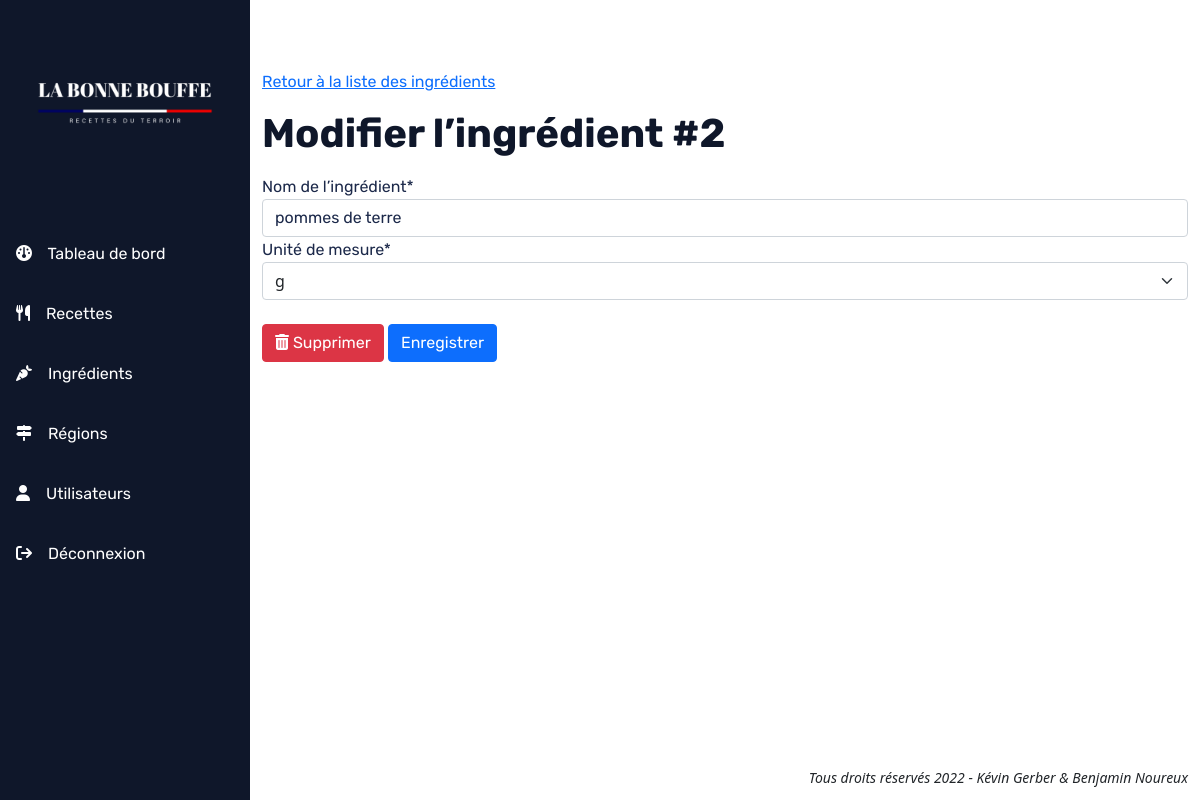
Screenshot of /index.php?p=ingredient&action=edit&id=2 (signed in) with the database file from the repository.
### tables this page shows
CREATE TABLE `Ingredient` (
  `id` int NOT NULL,
  `nom` varchar(50) NOT NULL,
  `uniteMesure` enum('g','kg','cl','l','cac','cas','pincée') NOT NULL
);

### src/controller/IngredientController.php (called while the page is built, shortened)
<?php
class IngredientController
{
    private static string $tableName = 'Ingredient';
    public static function edit(string $id): void
    {
        $manager = new IngredientManager();
        $ingredient = $manager->getOne(intval($id), IngredientController::$tableName);
        require_once './src/view/ingredients/edit-ingredient.php';
    }
}

### src/model/manager/EntityManager.php (called while the page is built, shortened)
<?php
require_once './src/model/entity/Ingredient.php';
class EntityManager
{
    public function getOne(int $id, string $entityName)
    {
        $bdd = DbManager::DBConnect();
        $sql = 'SELECT * FROM ' . htmlentities($entityName) . ' WHERE id = ' . htmlentities($id);
        $requete = $bdd->query($sql);
        $requete->setFetchMode(PDO::FETCH_CLASS, $entityName);
        $entity = $requete->fetch();
        return $entity;
    }
}

### src/model/entity/Ingredient.php (called while the page is built, shortened)
<?php
class Ingredient extends Entity
{
    protected int $id;
    protected string $nom;
    protected string $uniteMesure;
    public function getId(): int
    {
        return $this->id;
    }
    public function getNom(): string
    {
        return $this->nom;
    }
    public function getUniteMesure(): string
    {
        return $this->uniteMesure;
    }
}

### src/view/ingredients/edit-ingredient.php (the view, shortened to what this page needs)
<main>
    <div class="container">
        <div class="row">
            <div class="col">
                <p><a href="./index.php?p=ingredient">Retour à la liste des ingrédients</a></p>
                <h1>
                    Modifier l’ingrédient #<?= $ingredient->getId(); ?>
                </h1>
            </div>
        </div>
    </div>
    <div class="container">
        <div class="row">
            <div class="col">
                <form action="./index.php?p=ingredient&action=edit&id=<?= $ingredient->getId(); ?>" method="post">
                    <div class="form-group mt-2">
                        <label for="nom">Nom de l’ingrédient*</label>
                        <input id="nom" required type="text" name="nom" class="form-control"
                               value="<?= $ingredient->getNom(); ?>">
                        <label for="uniteMesure">Unité de mesure*</label>
                        <select id="uniteMesure" name="uniteMesure" class="form-select">
                            <option><?= $ingredient->getUniteMesure(); ?></option>
                        </select>
                    </div>
                    <div class="form-group mt-4">
                        <a class="btn btn-danger" href="./index.php?p=ingredient&action=delete&id=<?=$ingredient->getId()?>"><i class="fa-solid fa-trash-can"></i> Supprimer</a>
                        <input class="btn btn-primary" type="submit" value="Enregistrer">
                    </div>
                </form>
            </div>
        </div>
    </div>
</main>

### public/css/style.css (style rules this page uses)
:root { --bg-dark: #0f172a; --title-dark: #0f172a; --text-light: #fefefe; --text-dark: #1C294A; }
body { display: grid; grid-template: "menu content" "menu content" "menu footer"; grid-template-columns: 250px 1fr; }
main { grid-area: content; }
h1, h2, h3, h4, h5, h6 { font-family: 'Rubik', 'sans-serif'; font-weight: bold; color: var(--title-dark); }
p, a, table, input, textarea, label { font-family: 'Rubik', 'sans-serif'; }
p, td, th, textarea, label, input[type='text'], input[type='email'], input[type='password'] { color: var(--text-dark) !important; }
main { padding-top: 70px; min-height: 90vh; }

### rows the page displays
ingredient: id "2", nom "pommes de terre", uniteMesure "g"
